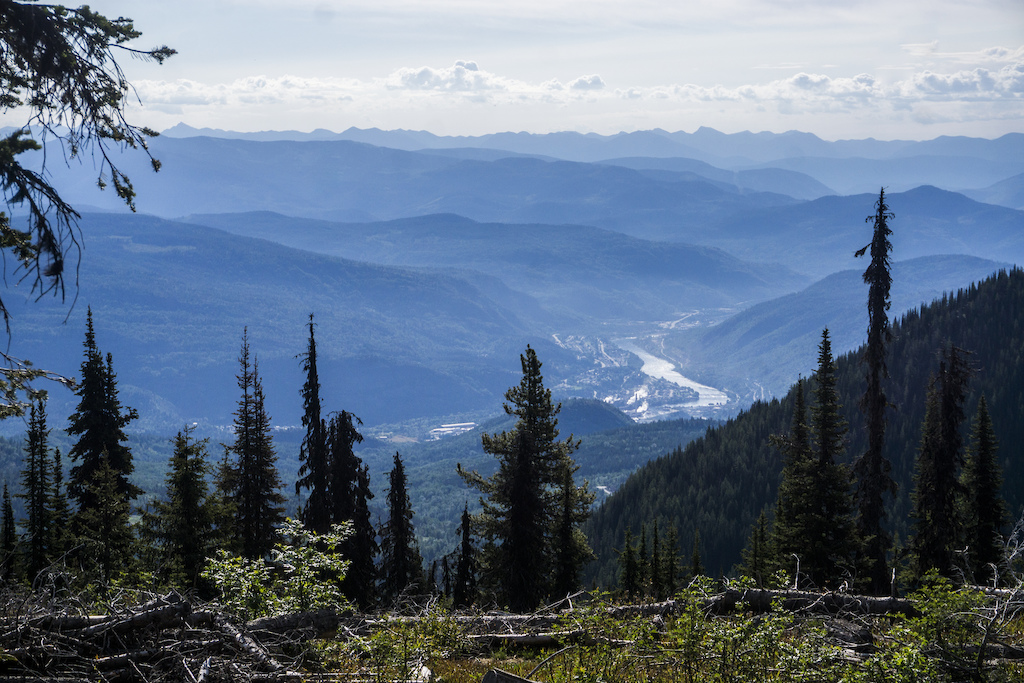
#> input picture 03. Histograms, transformations and Bitwise ops/img/day2.jpg, 1024 x 683 px, found by its file name
$ jupyter execute --allow-errors Transformations.ipynb   (shell and % lines are left out)
#> lines starting #> are read from the running program, lines starting #| are printed output that depends on the picture
# Transformations

[cell 1]
import cv2
import numpy as np
import matplotlib.pyplot as plt

### Translations

[cell 2]
# Load an image
image = r"C:\Users\oolus\OneDrive\Documents\GitHub\comp_vision\03. Histograms, transformations and Bitwise ops\img\day2.jpg"
image1 = cv2.imread(image)
#> image1 is the input picture: shape (683, 1024, 3); mean B, G, R 130.4, 110.3, 94.4
plt.imshow(image1)

[cell 3]
# Store the height and width of the image (you will need them later)
height, width = image1.shape[:2]
#> height = 683; width = 1024
print(height, width)
#| 683 1024

[cell 4]
# Create the translation Matrix
translation_matrix = np.float32(
[
    [1, 0, 100],
    [0, 1, 300]

]

)

[cell 5]
translation_matrix

[cell 6]
# Apply the translation to the image using cv2.warpAffine and display the new image
img_trans = cv2.warpAffine(image1,translation_matrix,(height, width))
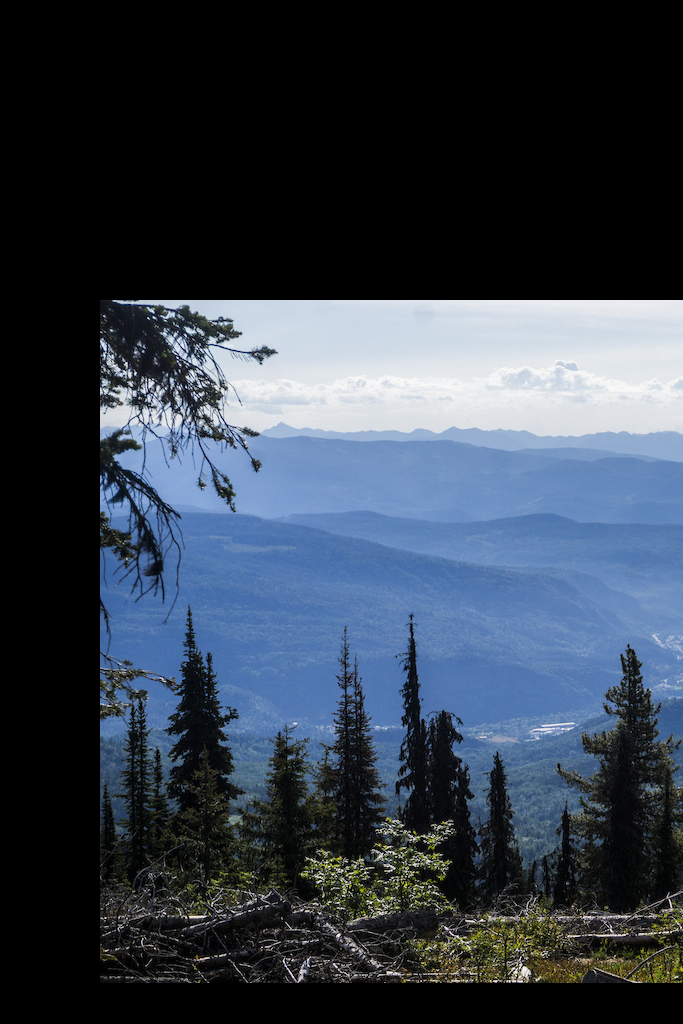
#> img_trans: shape (1024, 683, 3); mean B, G, R 75.9, 63, 53.1

[cell 7]
img_trans

### Rotation

[cell 8]
# Load an image
IMG = r"C:\Users\oolus\OneDrive\Documents\GitHub\comp_vision\03. Histograms, transformations and Bitwise ops\img\day3.jpg"
img = cv2.imread(IMG)
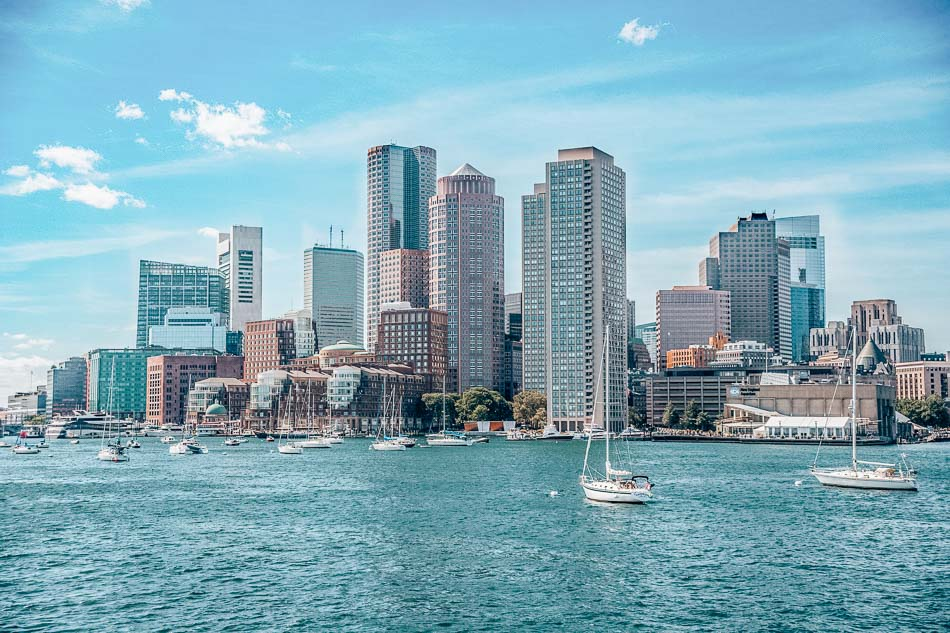
#> input picture 03. Histograms, transformations and Bitwise ops/img/day3.jpg, 950 x 633 px, found by its file name
#> img is the input picture: shape (633, 950, 3); mean B, G, R 186.1, 171.7, 129.5
# Create a rotation matrix to rotate the image by 45 degrees (using the center as the pivot point)
height, width = img.shape[:2]
#> height = 633; width = 950
print(height, width)
#| 633 950
x_center = width/2
#> x_center = 475
y_center = height/2
#> y_center = 316.5
angle_of_rotation =-45
scale_factor = 1

[cell 9]
plt.imshow(img)

[Hint](# "cv2.getRotationMatrix2D")

[cell 10]
# Apply the rotation matrix to the image and display the rotated image
rot_matrix = cv2.getRotationMatrix2D((x_center,y_center),angle_of_rotation,1)

[cell 11]
img_rot = cv2.warpAffine(img,rot_matrix,(height, width))
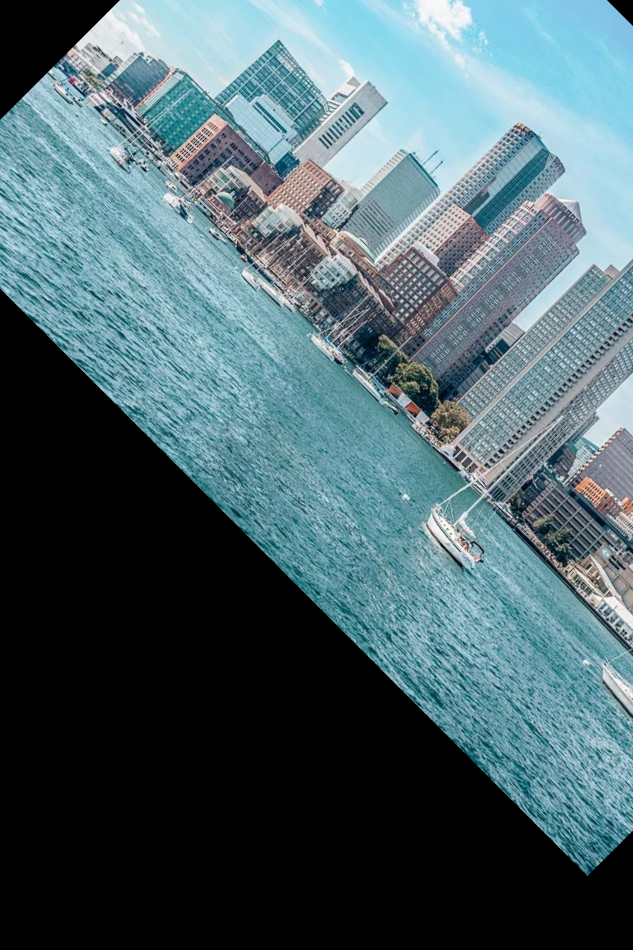
#> img_rot: shape (950, 633, 3); mean B, G, R 106.3, 99.6, 76.6
